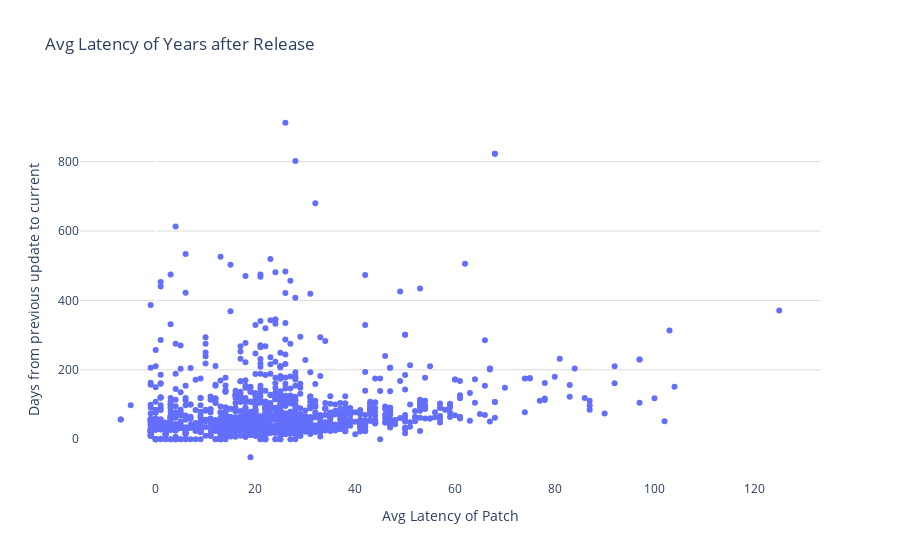

The cell this chart's notebook holds for it:
### Code cell
DF=carResults.drop(columns=['Carrier', 'Manufacture', 'Model','Release_Date', 'Bulletin_Level','Year_Phone_Release','Month_Phone_Release','prior_missed_buls'])
#dfTemp=researchpy.correlation.corr_pair(DF)
data=[]
# for each severity, calculate the counts on each bulletin


data.append(go.Scatter(
        x=DF.difference.values,
        y=DF.days_since_last_update.values,
        mode='markers',
    ))

# Edit the layout
layout = dict(title = "Avg Latency of Years after Release",
              yaxis = dict(title = 'Days from previous update to current',showgrid=True, gridcolor='rgb(219, 219, 219)'),
              xaxis = dict(title = 'Avg Latency of Patch'),
              plot_bgcolor='rgba(0,0,0,0)',
              )

fig = dict(data=data, layout=layout)
py.offline.iplot(fig, filename='avg-latency-scatter.png')

### Figure 1 — Plotly figure (JSON) as saved in the notebook; plotly's stock layout.template omitted (floating-point values rounded to 4 significant figures; data arrays with more than 128 entries replaced by an {"elided": "..."} marker saying what was removed)
{"data": [{"mode": "markers", "type": "scatter", "x": {"elided": "1457 int values"}, "y": {"elided": "1457 int values"}}], "layout": {"plot_bgcolor": "rgba(0,0,0,0)", "title": {"text": "Avg Latency of Years after Release"}, "xaxis": {"title": {"text": "Avg Latency of Patch"}}, "yaxis": {"gridcolor": "rgb(219, 219, 219)", "showgrid": true, "title": {"text": "Days from previous update to current"}}}}
